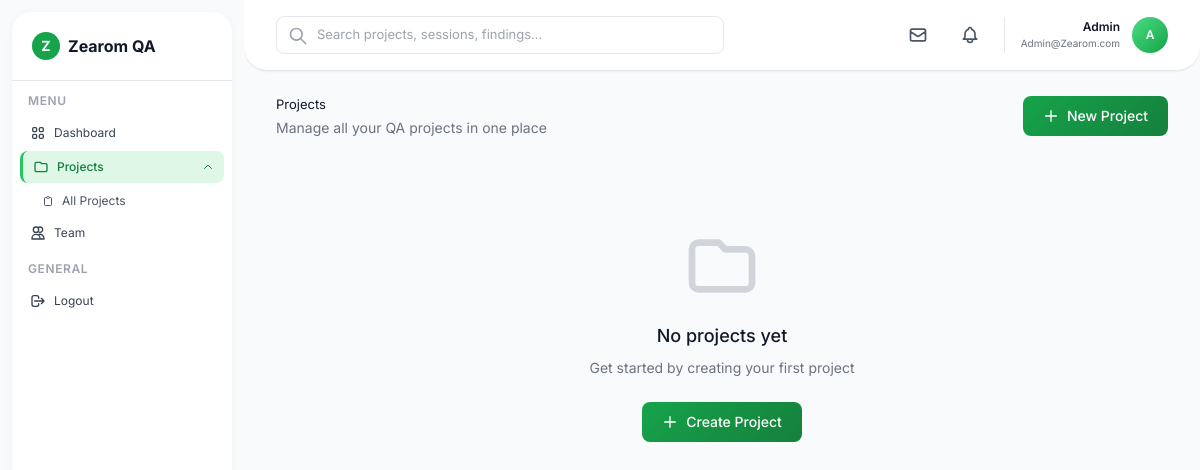
Page /projects (signed in) on the earlier database version.
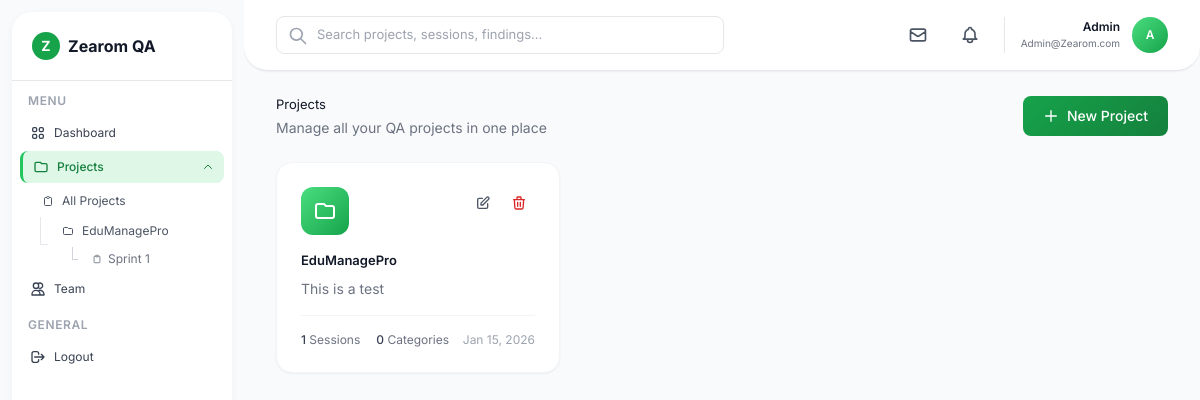
Same page on the later database version.
### app.py (models this page shows)
class Project(db.Model):
    id = db.Column(db.Integer, primary_key=True)
    name = db.Column(db.String(200), nullable=False)
    description = db.Column(db.Text)
    created_by = db.Column(db.Integer, db.ForeignKey('user.id'), nullable=False)
    created_at = db.Column(db.DateTime, default=datetime.utcnow)
    updated_at = db.Column(db.DateTime, default=datetime.utcnow, onupdate=datetime.utcnow)
    sessions = db.relationship('TestingSession', backref='project', lazy=True, cascade='all, delete-orphan')
    categories = db.relationship('Category', backref='project', lazy=True, cascade='all, delete-orphan')

class TestingSession(db.Model):
    id = db.Column(db.Integer, primary_key=True)
    name = db.Column(db.String(200), nullable=False)
    description = db.Column(db.Text)
    status = db.Column(db.String(50), default='Active')
    project_id = db.Column(db.Integer, db.ForeignKey('project.id'), nullable=False)
    created_at = db.Column(db.DateTime, default=datetime.utcnow)
    updated_at = db.Column(db.DateTime, default=datetime.utcnow, onupdate=datetime.utcnow)
    findings = db.relationship('Finding', backref='session', lazy=True, cascade='all, delete-orphan')

### app.py (the view)
@app.route('/projects')
@login_required
def projects():
    all_projects = Project.query.order_by(Project.updated_at.desc()).all()
    return render_template('projects.html', projects=all_projects)

### app.py (called while the page is built)
@login_manager.user_loader
def load_user(user_id):
    return User.query.get(int(user_id))

@app.context_processor
def inject_sidebar_data():
    if current_user.is_authenticated:
        recent_projects = Project.query.filter_by(created_by=current_user.id) \
            .order_by(Project.updated_at.desc()).limit(3).all()
        return dict(sidebar_recent_projects=recent_projects)
    return dict(sidebar_recent_projects=[])

### templates/projects.html (shortened to what the changed rows need)
{% extends "base.html" %}
{% block content %}
<div class="mb-6">
    <div class="flex items-center justify-between">
        <div>
            <h1 class="text-gray-900 mb-1">Projects</h1>
        </div>
    </div>
</div>
<div class="grid grid-cols-1 md:grid-cols-2 lg:grid-cols-3 gap-5">
    {% for project in projects %}
    <div class="bg-white rounded-2xl shadow-sm border border-gray-100 p-6 hover:shadow-md transition">
        <div class="flex items-start justify-between mb-4">
            <div class="w-12 h-12 bg-gradient-to-br from-green-400 to-green-600 rounded-xl flex items-center justify-center">
                <svg class="w-6 h-6 text-white" fill="none" stroke="currentColor" viewBox="0 0 24 24">
                    <path stroke-linecap="round" stroke-linejoin="round" stroke-width="2" d="M3 7v10a2 2 0 002 2h14a2 2 0 002-2V9a2 2 0 00-2-2h-6l-2-2H5a2 2 0 00-2 2z"/>
                </svg>
            </div>
            <div class="flex space-x-1">
                <a href="{{ url_for('edit_project', project_id=project.id) }}" class="p-2 hover:bg-gray-100 rounded-lg transition">
                    <svg class="w-4 h-4 text-gray-600" fill="none" stroke="currentColor" viewBox="0 0 24 24">
                        <path stroke-linecap="round" stroke-linejoin="round" stroke-width="2" d="M11 5H6a2 2 0 00-2 2v11a2 2 0 002 2h11a2 2 0 002-2v-5m-1.414-9.414a2 2 0 112.828 2.828L11.828 15H9v-2.828l8.586-8.586z"/>
                    </svg>
                </a>
                <form method="POST" action="{{ url_for('delete_project', project_id=project.id) }}" onsubmit="return confirm('Are you sure you want to delete this project?');" class="inline">
                    <button type="submit" class="p-2 hover:bg-red-50 rounded-lg transition">
                        <svg class="w-4 h-4 text-red-600" fill="none" stroke="currentColor" viewBox="0 0 24 24">
                            <path stroke-linecap="round" stroke-linejoin="round" stroke-width="2" d="M19 7l-.867 12.142A2 2 0 0116.138 21H7.862a2 2 0 01-1.995-1.858L5 7m5 4v6m4-6v6m1-10V4a1 1 0 00-1-1h-4a1 1 0 00-1 1v3M4 7h16"/>
                        </svg>
                    </button>
                </form>
            </div>
        </div>
        <a href="{{ url_for('project_detail', project_id=project.id) }}" class="block">
            <h3 class="font-semibold text-gray-900 mb-2">{{ project.name }}</h3>
            <p class="text-sm text-gray-500 mb-4 line-clamp-2">{{ project.description or 'No description provided' }}</p>
            <div class="flex items-center justify-between pt-4 border-t border-gray-100">
                <div class="flex items-center space-x-4">
                    <div class="text-xs">
                        <span class="font-medium text-gray-700">{{ project.sessions|length }}</span>
                        <span class="text-gray-500">Sessions</span>
                    </div>
                    <div class="text-xs">
                        <span class="font-medium text-gray-700">{{ project.categories|length }}</span>
                        <span class="text-gray-500">Categories</span>
                    </div>
                </div>
                <span class="text-xs text-gray-400">{{ project.updated_at.strftime('%b %d, %Y') }}</span>
            </div>
        </a>
    </div>
    {% else %}
    <div class="col-span-full">
        <div class="text-center py-16">
            <svg class="w-20 h-20 mx-auto text-gray-300 mb-4" fill="none" stroke="currentColor" viewBox="0 0 24 24">
                <path stroke-linecap="round" stroke-linejoin="round" stroke-width="2" d="M3 7v10a2 2 0 002 2h14a2 2 0 002-2V9a2 2 0 00-2-2h-6l-2-2H5a2 2 0 00-2 2z"/>
            </svg>
            <h3 class="text-lg font-medium text-gray-900 mb-2">No projects yet</h3>
            <p class="text-sm text-gray-500 mb-6">Get started by creating your first project</p>
            <a href="{{ url_for('new_project') }}" class="btn-primary text-white px-5 py-2.5 rounded-lg text-sm font-medium inline-flex items-center">
                <svg class="w-4 h-4 mr-2" fill="none" stroke="currentColor" viewBox="0 0 24 24">
                    <path stroke-linecap="round" stroke-linejoin="round" stroke-width="2" d="M12 4v16m8-8H4"/>
                </svg>
                Create Project
            </a>
        </div>
    </div>
    {% endfor %}
</div>
{% endblock %}

### templates/base.html (shortened to what the changed rows need)
<!DOCTYPE html>
<html lang="en">
<head>
    <script src="https://cdn.tailwindcss.com"></script>
</head>
<body class="bg-gray-50">
    <div class="flex h-screen overflow-hidden">
        <aside class="sidebar-container flex flex-col">
            <div class="flex-1 overflow-y-auto py-3">
                <div class="px-2 mb-3">
                    <nav class="space-y-0.5">
                        <div>
                            <div id="projectsDropdown" class="projects-dropdown open mt-1">
                                <div class="ml-3 space-y-0.5">
                                    {% if sidebar_recent_projects %}
                                        {% for project in sidebar_recent_projects %}
                                        <div class="tree-line">
                                            <div>
                                                <a href="{{ url_for('project_detail', project_id=project.id) }}"
                                                   class="sidebar-item flex items-center px-2.5 py-1.5 text-xs rounded-lg text-gray-600 hover:text-gray-900 ">
                                                    <svg class="w-3 h-3 mr-2" fill="none" stroke="currentColor" viewBox="0 0 24 24">
                                                        <path stroke-linecap="round" stroke-linejoin="round" stroke-width="2" d="M3 7v10a2 2 0 002 2h14a2 2 0 002-2V9a2 2 0 00-2-2h-6l-2-2H5a2 2 0 00-2 2z"/>
                                                    </svg>
                                                    <span class="truncate">{{ project.name[:20] }}{% if project.name|length > 20 %}...{% endif %}</span>
                                                </a>
                                                {% set sorted_sessions = project.sessions|sort(attribute='updated_at', reverse=True) %}
                                                {% if sorted_sessions %}
                                                <div class="ml-3 mt-0.5 space-y-0.5">
                                                    {% for session in sorted_sessions %}
                                                    {% if loop.index <= 3 %}
                                                    <div class="session-tree-line">
                                                        <a href="{{ url_for('session_detail', session_id=session.id) }}"
                                                           class="sidebar-item flex items-center px-2 py-1 text-xs rounded-lg text-gray-500 hover:text-gray-900 ">
                                                            <svg class="w-2.5 h-2.5 mr-1.5" fill="none" stroke="currentColor" viewBox="0 0 24 24">
                                                                <path stroke-linecap="round" stroke-linejoin="round" stroke-width="2" d="M9 5H7a2 2 0 00-2 2v12a2 2 0 002 2h10a2 2 0 002-2V7a2 2 0 00-2-2h-2M9 5a2 2 0 002 2h2a2 2 0 002-2M9 5a2 2 0 012-2h2a2 2 0 012 2"/>
                                                            </svg>
                                                            <span class="truncate">{{ session.name[:18] }}{% if session.name|length > 18 %}...{% endif %}</span>
                                                        </a>
                                                    </div>
                                                    {% endif %}
                                                    {% endfor %}
                                                </div>
                                                {% endif %}
                                            </div>
                                        </div>
                                        {% endfor %}
                                    {% endif %}
                                </div>
                            </div>
                        </div>
                    </nav>
                </div>
            </div>
        </aside>
        <main class="flex-1 overflow-y-auto">
            <div class="px-8 py-6">
                {% block content %}{% endblock %}
            </div>
        </main>
    </div>
</body>
</html>

Differences in the rows shown:
added Project: name "EduManagePro", description "This is a test", sessions|length "1", categories|length "0", updated_at "Jan 15, 2026"
added TestingSession: name "Sprint 1"
Other differences:
text no longer shown: "No projects yet Get started by creating your first project Create Project"
